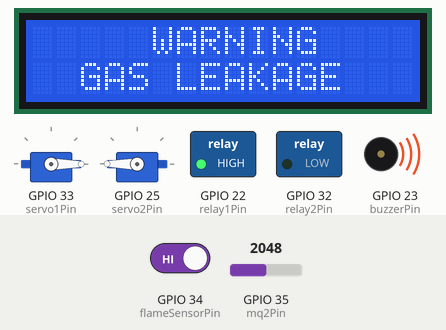
Bench run of a sketch on a simulated ESP32. Parts: 16×2 character LCD, 2 × servo, switched loads named in the sketch (green lamp = pin HIGH), buzzer (waves = sounding, pin HIGH). The test bench sets the inputs (shaded band); at power-on: GPIO 35 (mq2Pin) = 2048, GPIO 34 (flameSensorPin) HIGH. WiFi joins after 1.5 s; servers stay silent unless stated; EEPROM starts erased; the Firebase database answers and starts empty; what the sketch prints to the serial monitor is not drawn.

Above: at 2.9 s.
3.0 s: GPIO 35 (mq2Pin) set to 0
At 5.6 s:
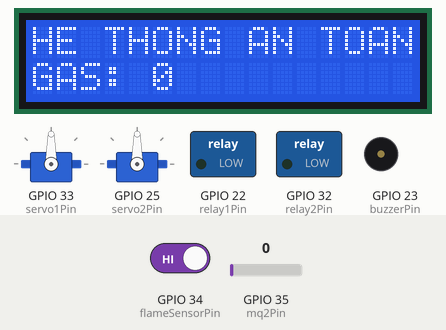
6.4 s: GPIO 34 (flameSensorPin) driven LOW
At 9.9 s:
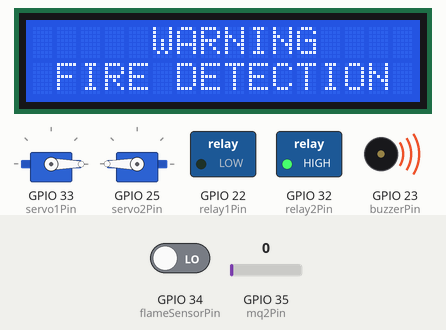
10.6 s: GPIO 35 (mq2Pin) set to 491
At 14.0 s:
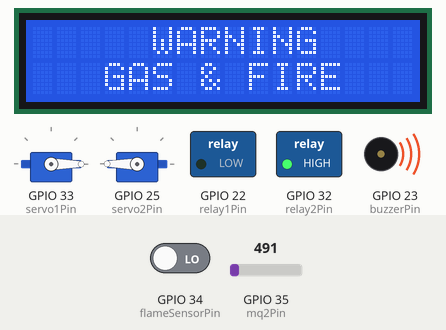
14.4 s: GPIO 34 (flameSensorPin) driven HIGH
At 15.1 s:
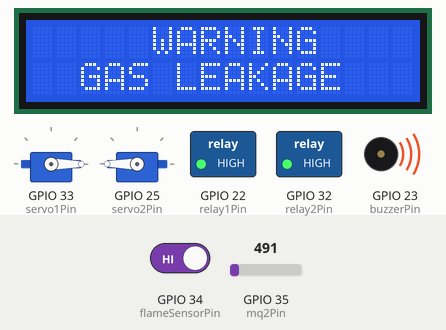
16.6 s: GPIO 34 (flameSensorPin) driven LOW
At 17.21 s:
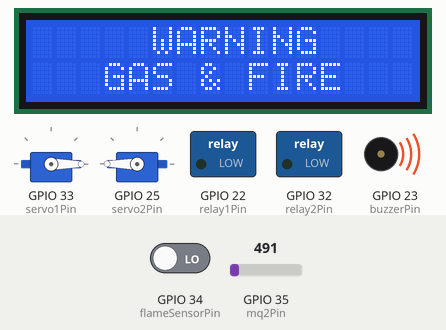
Timing chart, 0 to 19.7 s (numbered marks = the images above; inputs shaded):
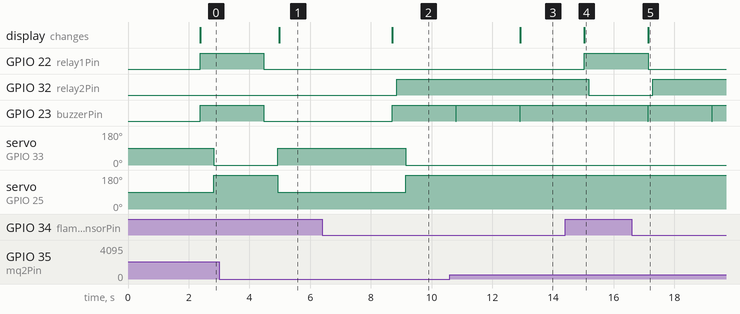

The sketch:

Gas_Detection.ino
```cpp
#include <LiquidCrystal.h>
#include <WiFi.h>
#include <EEPROM.h>
#include <ESP32Servo.h>
#include <FirebaseESP32.h>
#include <addons/RTDBHelper.h>

// Cấu hình WiFi
#define WIFI_SSID "Galaxy A55 5G"
#define WIFI_PASSWORD "12345678"

// Cấu hình trên Firebase
#define DATABASE_URL "fir-demo-e6b12-default-rtdb.asia-southeast1.firebasedatabase.app"
FirebaseData fbdo;
FirebaseAuth auth;
FirebaseConfig config;

// Màn hình LCD chân RS, Enable, D4, D5, D6, D7
LiquidCrystal lcd(15, 13, 12, 14, 27, 26);

// Khai báo chân các nút
const int buttonMenuPin = 5;
const int buttonUpPin = 19;
const int buttonDownPin = 18;
const int buttonWindowPin = 21;


// Khai báo chân các cảm biến, servo & relay
const int mq2Pin = 35;
const int flameSensorPin = 34;
const int buzzerPin = 23;
const int servo1Pin = 33;
const int servo2Pin = 25;
const int relay1Pin = 22;
const int relay2Pin = 32;

// Trạng thái quạt, máy bơm, cửa
#define ON 1
#define OFF 0
int fanState;
int pumpState;
int windowState;

// Trạng thái hệ thống
#define AUTO 0
#define MANUAL 1
int systemState;

// Các biến sử dụng
int gasThreshold; // Ngưỡng khí gas
int gasValue, mhir;

// Khởi tạo Servo
Servo servo1;
Servo servo2;

// Màn hình chính
void MainScreen() {
  lcd.clear();
  lcd.setCursor(0, 0);
  lcd.print("HE THONG AN TOAN");
  lcd.setCursor(0, 1);
  lcd.print("GAS: ");
  lcd.setCursor(5, 1);
  lcd.print(analogRead(mq2Pin));
}

// Màn hình cảnh báo
void WarningDisplay() {
  lcd.clear();
  lcd.setCursor(0, 0);
  lcd.print("     WARNING    ");
}

void gasDetection() {
  lcd.setCursor(2, 1);
  lcd.print("GAS LEAKAGE");
}

void fireDetection() {
  lcd.setCursor(0, 1);
  lcd.print(" FIRE DETECTION ");
}

int readGasThreshold() {
  if(Firebase.getInt(fbdo, "/data/gasThreshold")) {
    int temp = fbdo.intData();
    Serial.print("Gas threshold allowed: ");
    Serial.println(temp);
    return temp;
  } else {
    Serial.println("Error while fetching data from Firebase");
    return 2000;
  }
}

void sendValue(int value, String path) {
  if (Firebase.setInt(fbdo, path, value)) {
    Serial.println("Successfully sent value to Firebase");
  } else {
    Serial.println("Failed to send value to Firebase");
  }
}

// Hàm lưu giá trị ngưỡng khí gas vào EEPROM
void saveGasThresholdToEEPROM(int threshold) {
  EEPROM.put(0, threshold);  // Lưu giá trị vào địa chỉ 0
  EEPROM.commit();           // Ghi thay đổi vào EEPROM
  Serial.println("Gas threshold saved to EEPROM");
}

// Hàm đọc giá trị ngưỡng khí gas từ EEPROM
int readGasThresholdFromEEPROM() {
  int threshold;
  EEPROM.get(0, threshold);  // Đọc giá trị từ địa chỉ 0
  Serial.print("Gas threshold read from EEPROM: ");
  Serial.println(threshold);
  return threshold;
}

void setup() {
  Serial.begin(115200);

  lcd.begin(16, 2);
  pinMode(buttonMenuPin, INPUT);
  pinMode(buttonUpPin, INPUT);
  pinMode(buttonDownPin, INPUT);
  pinMode(buttonWindowPin, INPUT);
  pinMode(buzzerPin, OUTPUT);
  pinMode(relay1Pin, OUTPUT);
  pinMode(relay2Pin, OUTPUT);
  pinMode(flameSensorPin, INPUT_PULLUP);
  pinMode(mq2Pin, INPUT);

  Serial.print("Connecting to WIFI...");
  WiFi.begin(WIFI_SSID, WIFI_PASSWORD);
  while (WiFi.status() != WL_CONNECTED) {
    delay(500);
    Serial.print(".");
  }

  Serial.println("");
  Serial.println("WiFi Connected.");
  Serial.print("IP address: ");
  Serial.print(WiFi.localIP());
  Serial.println();

  config.database_url = DATABASE_URL;
  config.signer.test_mode = true;
  Firebase.begin(&config, &auth);
  Firebase.reconnectWiFi(true);

  EEPROM.begin(512);
  gasThreshold = readGasThresholdFromEEPROM();
  servo1.attach(servo1Pin);
  servo2.attach(servo2Pin);
  window_close();
  systemState = AUTO;
}

void loop() {

  int firebaseThreshold = readGasThreshold();
  if (firebaseThreshold != gasThreshold) {
    gasThreshold = firebaseThreshold;
    saveGasThresholdToEEPROM(gasThreshold);
  }

  gasValue = analogRead(mq2Pin);
  mhir = digitalRead(flameSensorPin);
  Serial.print("Gas: ");
  Serial.println(gasValue);
  sendValue(gasValue, "/data/gasValue");
  sendValue(mhir, "/data/fireState");
  Firebase.getInt(fbdo, "/data/systemState");
  systemState = fbdo.intData();

  // Hệ thống ở chế độ điều chỉnh
  if(systemState == MANUAL) {
    Firebase.getInt(fbdo, "/data/fanState");
    fanState = fbdo.intData();
    Firebase.getInt(fbdo, "/data/pumpState");
    pumpState = fbdo.intData();
    Firebase.getInt(fbdo, "/data/windowState");
    windowState = fbdo.intData();
    if (fanState == ON) {
      digitalWrite(relay1Pin, HIGH);
    } else {
      digitalWrite(relay1Pin, LOW);
    }
    if (pumpState == ON) {
      digitalWrite(relay2Pin, HIGH);
    } else {
      digitalWrite(relay2Pin, LOW);
    }
    if (windowState == ON) {
      servo1.attach(servo1Pin);
      servo2.attach(servo2Pin);
      servo1.write(0);
      servo2.write(180);
      delay(50);
      servo1.detach();
      servo2.detach();
    } else {
      servo1.attach(servo1Pin);
      servo2.attach(servo2Pin);
      servo1.write(90);
      servo2.write(90);
      delay(50);
      servo1.detach();
      servo2.detach();
    }
    if (gasValue > gasThreshold && mhir == 1) { //Có gas, không có lửa
      buz_off();
      lcd.clear();
      WarningDisplay();
      gasDetection();
      buz_on();
    } else if (gasValue > gasThreshold && mhir == 0) { //Có cả gas và lửa
      buz_off();
      lcd.clear();
      WarningDisplay();
      lcd.setCursor(0, 1);
      lcd.print("   GAS & FIRE   ");
      buz_on();
    } else if (gasValue <= gasThreshold && mhir == 0) { //Không có gas, có lửa
      buz_off();
      lcd.clear();
      WarningDisplay();
      fireDetection();
      buz_on();
    }
    else if (gasValue <= gasThreshold && mhir == 1) { //Môi trường an toàn
      MainScreen();
      buz_off();
    }
  } else {
    if (gasValue > gasThreshold && mhir == 1) { //Có gas, không có lửa
      buz_off();
      lcd.clear();;
      WarningDisplay();
      gasDetection();
      buz_on();
      relay1_on(); relay2_off(); //Bật quạt, tắt máy bơm
      window_open();
    } else if (gasValue > gasThreshold && mhir == 0) { //Có cả gas và lửa
      buz_off();
      lcd.clear();
      WarningDisplay();
      lcd.setCursor(0, 1);
      lcd.print("   GAS & FIRE   ");
      buz_on();
      relay1_off(); relay2_on(); // Tắt quạt, bật máy bơm
      window_open();
    } else if (gasValue <= gasThreshold && mhir == 0) { //Không có gas, có lửa
      buz_off();
      lcd.clear();
      WarningDisplay();
      fireDetection();
      buz_on();
      relay1_off(); relay2_on(); // Tắt quạt, bật máy bơm
      window_open();
    }
    else if (gasValue <= gasThreshold && mhir == 1) { //Môi trường an toàn
      buz_off();
      relay1_off(); relay2_off();
      window_close();
      MainScreen();
    }
  }
  delay(1000);
}


/*================Các hàm điều khiển đầu OUT===================*/
void relay1_on() {     // Bật quạt
  digitalWrite(relay1Pin, HIGH);
  Firebase.setInt(fbdo, "/data/fanState", ON);
}
void relay1_off() {   // Tắt quạt
  digitalWrite(relay1Pin, LOW);
  Firebase.setInt(fbdo, "/data/fanState", OFF);
}
void relay2_on() {    // Bật bơm
  digitalWrite(relay2Pin, HIGH);
  Firebase.setInt(fbdo, "/data/pumpState", ON);
}
void relay2_off() {   // Tắt bơm
  digitalWrite(relay2Pin, LOW);
  Firebase.setInt(fbdo, "/data/pumpState", OFF);
}

void window_open() {
  Firebase.setInt(fbdo, "/data/windowState", ON);
  servo1.attach(servo1Pin);
  servo2.attach(servo2Pin);
  servo1.write(0);
  servo2.write(180);
  delay(50);
  servo1.detach();
  servo2.detach();
}

void window_close() {
  Firebase.setInt(fbdo, "/data/windowState", OFF);
  servo1.attach(servo1Pin);
  servo2.attach(servo2Pin);
  servo1.write(90);
  servo2.write(90);
  delay(50);
  servo1.detach();
  servo2.detach();
}

void buz_on() {
  digitalWrite(buzzerPin, HIGH);
}
void buz_off() {
  digitalWrite(buzzerPin, LOW);
}
```

Measured:
- after the input at 3.0 s, GPIO 22 (relay1Pin), GPIO 23 (buzzerPin): HIGH → LOW after 1.5 s; servo on GPIO 33 (servo1Pin): 0° → 90° after 1.9 s; servo on GPIO 25 (servo2Pin): 180° → 90° after 1.9 s; the display: changes after 2.0 s (image 1)
- after the input at 6.4 s, GPIO 32 (relay2Pin): LOW → HIGH after 2.4 s; GPIO 23 (buzzerPin): LOW → HIGH after 2.3 s; servo on GPIO 33 (servo1Pin): 90° → 0° after 2.7 s; servo on GPIO 25 (servo2Pin): 90° → 180° after 2.7 s; the display: changes after 2.3 s (image 2)
- after the input at 10.6 s, the display: changes after 2.3 s (image 3)
- after the input at 14.4 s, GPIO 22 (relay1Pin): LOW → HIGH after 0.63 s; GPIO 32 (relay2Pin): HIGH → LOW after 0.78 s; GPIO 23 (buzzerPin): stays HIGH (without the input it goes to LOW after 0.62 s); the display: changes after 0.63 s (image 4)
- after the input at 16.6 s, GPIO 22 (relay1Pin): HIGH → LOW after 0.54 s; GPIO 32 (relay2Pin): LOW → HIGH after 0.69 s; GPIO 23 (buzzerPin): alternates HIGH for 2.1 s and LOW for 0.01 s, starting after 0.53 s; the display: changes after 0.54 s (image 5)
